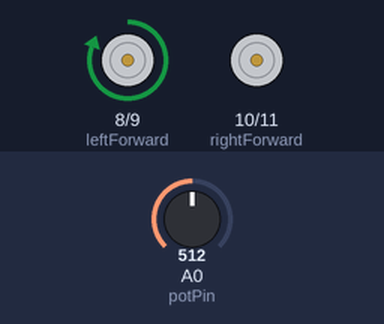
Recording of a sketch running on a simulated Arduino Uno, built with avr-gcc and run on an emulated ATmega328P. Shown: motor-driver pin pairs drawn as motors (green arrow = first pin HIGH = forward, orange = second pin HIGH = backward, longer = more drive). Inputs (shaded band) come from the test bench; at power-on: A0 (potPin) = 512.

Above: at 1.2 s.
1.3 s: A0 (potPin) set to 591
2.8 s: A0 (potPin) set to 617
At 4.0 s:
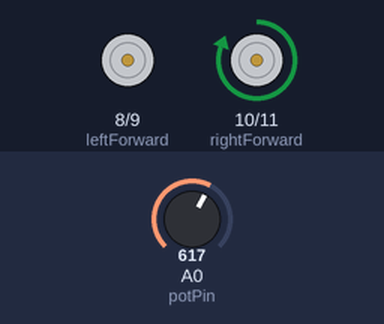
4.3 s: A0 (potPin) set to 796
5.8 s: A0 (potPin) set to 811
At 6.5 s:
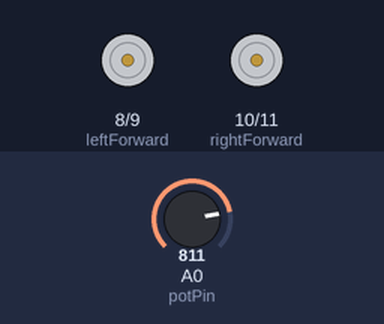
7.3 s: A0 (potPin) set to 306
At 7.6 s:
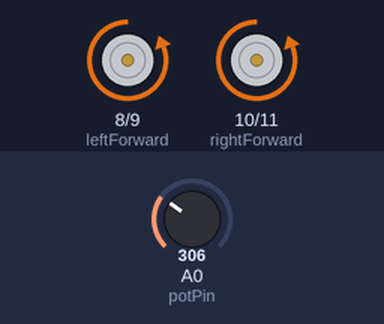
8.8 s: A0 (potPin) set to 383
10.3 s: A0 (potPin) set to 413
At 11.1 s:
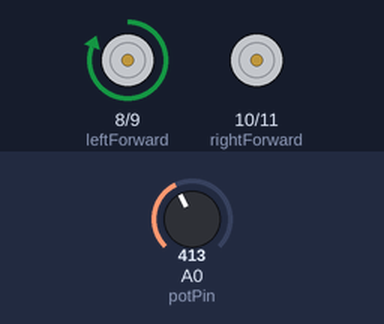
Timing chart, 0 to 12.8 s (numbered marks = the images above; inputs shaded):
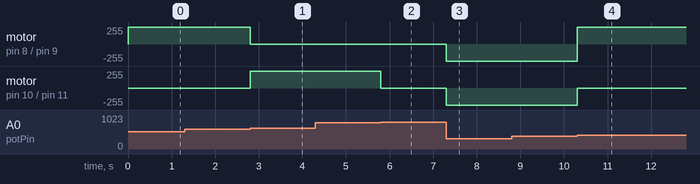

Measured:
- the behaviour switches between 601 and 602 on A0 (potPin) (found by bisection; images 0 and 1)
- the behaviour switches between 802 and 803 on A0 (potPin) (found by bisection; images 1 and 2)
- the behaviour switches between 401 and 402 on A0 (potPin) (found by bisection; images 3 and 4)
- after the input at 1.3 s, every drawn part: stays the same
- after the input at 2.8 s, motor on pin 8 (leftForward) / pin 9 (leftBackward): forward 255/255 → stopped at once; motor on pin 10 (rightForward) / pin 11 (rightBackward): stopped → forward 255/255 at once
- after the input at 4.3 s, every drawn part: stays the same
- after the input at 5.8 s, motor on pin 10 (rightForward) / pin 11 (rightBackward): forward 255/255 → stopped at once
- after the input at 7.3 s, motor on pin 8 (leftForward) / pin 9 (leftBackward), motor on pin 10 (rightForward) / pin 11 (rightBackward): stopped → backward 255/255 at once
- after the input at 8.8 s, every drawn part: stays the same
- after the input at 10.3 s, motor on pin 8 (leftForward) / pin 9 (leftBackward): backward 255/255 → forward 255/255 at once; motor on pin 10 (rightForward) / pin 11 (rightBackward): backward 255/255 → stopped at once

The sketch:

Controlling2DCWithPot.ino
```cpp
#define potPin A0
const int leftForward = 8;
const int leftBackward = 9;
const int rightForward = 10;
const int rightBackward = 11;
int potValue;

void setup()
{
  pinMode(leftForward , OUTPUT);
  pinMode(leftBackward , OUTPUT);
  pinMode(rightForward , OUTPUT);
  pinMode(rightBackward , OUTPUT);
  pinMode(potPin, INPUT);
}
void loop()
{
  potValue=analogRead(potPin);
  potValue=map(potValue,0,1023,0,255);

  if(potValue >= 0 && potValue <= 49){
  //go forward
  digitalWrite(leftForward , HIGH);
  digitalWrite(leftBackward , LOW);
  digitalWrite(rightForward , HIGH);
  digitalWrite(rightBackward , LOW);
  };

  if(potValue >= 50 && potValue <= 99){
  //go backward for 5sec
  digitalWrite(leftForward , LOW);
  digitalWrite(leftBackward , HIGH);
  digitalWrite(rightForward , LOW);
  digitalWrite(rightBackward , HIGH);
  };

  if(potValue >= 100 && potValue <= 149){
  //go Left for 5sec
  digitalWrite(leftForward , HIGH);
  digitalWrite(leftBackward , LOW);
  digitalWrite(rightForward , LOW);
  digitalWrite(rightBackward , LOW);
  };

  if(potValue >= 150 && potValue <= 199){
  //go Right for 5sec
  digitalWrite(leftForward , LOW);
  digitalWrite(leftBackward , LOW);
  digitalWrite(rightForward , HIGH);
  digitalWrite(rightBackward , LOW);
  };

  if(potValue >= 200 && potValue <= 255){
  //Stop for 5sec
  digitalWrite(leftForward , LOW);
  digitalWrite(leftBackward , LOW);
  digitalWrite(rightForward , LOW);
  digitalWrite(rightBackward , LOW);
  };

 }
```
